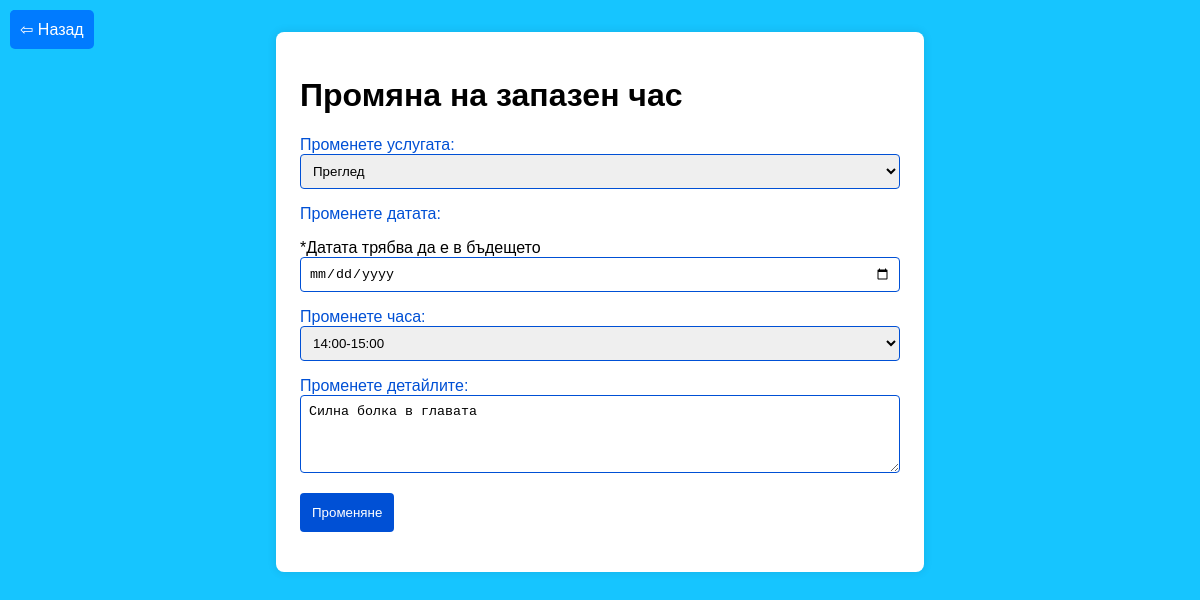
Page /edit_appointment/10/ on the committed database.
### projectapp/models.py (models this page shows)
class Appointment(models.Model):
    patient = models.ForeignKey(CustomUser, on_delete=models.CASCADE, related_name='patient_appointments', blank=True, null=True)
    doctor = models.ForeignKey(CustomUser, on_delete=models.CASCADE, related_name='doctor_appointments', blank=True, null=True)
    service = models.CharField(max_length=255, blank=True, null=True)
    details = models.CharField(max_length=255, blank=True, null=True)
    appointment_date = models.DateField()
    appointment_time = models.CharField(max_length=12)
    STATUS_CHOICES = [
        ('Одобрен' , 'Одобрен'),
        ('Преглежда се', 'Преглежда се'),
        ('Отказан', 'Отказан'),
        ('Пропуснат', 'Пропуснат'),
        ('Изпълнен', 'Изпълнен')
    ]
    status = models.CharField(max_length=20, choices=STATUS_CHOICES, null=True, blank=True, default='Преглежда се')

### projectapp/views.py (the view, shortened to what this page needs)
# urls.py: path('edit_appointment/<int:appointment_id>/', views.edit_appointment, name='edit_appointment'),
def edit_appointment(request, appointment_id):
    appointment = get_object_or_404(Appointment, id=appointment_id)
    return render(request, 'edit_appointment.html', {'appointment': appointment})

### projectapp/context_processors.py (called while the page is built, shortened)
def add_user_profile(request):
    if request.user.is_authenticated:
        user_profile = CustomUser.objects.get(user=request.user)
        return {'user_profile': user_profile}
    return {}

def add_popup(request):
    doctors = CustomUser.objects.filter(role='doctor')
    doctor_info = [{'last_name' : profile.user.last_name, 'specialty': profile.specialty} for profile in doctors]
    return {'doctor_info' : doctor_info}

### template/edit_appointment.html (shortened to what this page needs)
{% load static %}
<!DOCTYPE html>
<html lang="bg">
<head>
</head>
<body>
  <button class="back-button" ><a href="{% url 'appointments' %}" class="back-button">&#8678; Назад</a></button>
    <div class="form-container" >
        <form class="form" method="post" action="{% url 'edit_appointment' appointment.id %}">
          <h1>Промяна на запазен час</h1>
            <label for="service">Променете услугата:</label>
            <select id="service" name="changed_service">
                <option value="None" disabled selected> {{ appointment.service }}</option>
            </select>
            <label for="appointment_date">Променете датата:</label>
            <p>*Датата трябва да е в бъдещето</с>
            <input type="date" id="appointment_date" name="changed_appointment_date" >
            <label for="appointment_time">Променете часа:</label>
            <select id="appointment_time" name="changed_appointment_time">
            <option value="None" disabled selected> {{ appointment.appointment_time }}</option>
        </select>
            <label for="textarea">Променете детайлите:</label>
            <textarea id="details" name="changed_details" rows="4" required>{{ appointment.details }}</textarea>
          <button type="submit">Променяне</button>
        </form>
      </div>
</body>
</html>

### template/edit_appointment.html (style rules this page uses)
body { font-family: Arial, sans-serif; margin: 0; padding: 0; background-color: #16c5ff; }
form { max-width: 600px; margin: 2rem auto; padding: 1.5rem; border-radius: 8px; box-shadow: 0 0 10px rgba(0, 0, 0, 0.1); background-color: #ffffff; }
label { margin-bottom: 0.5rem; color: #0050d5; }
input, select, textarea { width: 100%; padding: 0.5rem; margin-bottom: 1rem; box-sizing: border-box; border: 1px solid #0050d5; border-radius: 4px; }
textarea { resize: vertical; }
button { background-color: #0050d5; color: #ffffff; padding: 0.75rem; border: none; border-radius: 4px; cursor: pointer; }
.back-button { position: fixed; top: 10px; left: 10px; padding: 10px; background-color: #007bff; color: #fff; border: none; border-radius: 5px; cursor: pointer; font-size: 16px; text-decoration: none; }

### rows in the picture
Appointment: changed_service "Преглед", changed_appointment_time "14:00-15:00", changed_details "Силна болка в главата"
